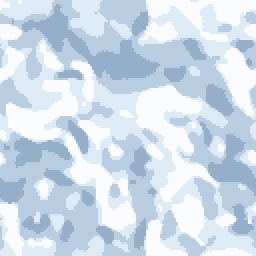
#> input picture assets/images/floor_tundra.png, 128 x 128 px, found by its file name (shown 2 times larger)
$ python make_blight_textures.py
#> lines starting #> are read from the running program, lines starting #| are printed output that depends on the picture
#> in main, floor is the input picture: PIL image 128x128 RGB; mean R, G, B 205.6, 220.4, 234.2
"""Derives the Blighted Marches textures from the licensed biome art already in assets/.

The Blight has no source pack of its own. Its ground and timber are the desert's
and the tundra's, burnt: luminance is kept (so the shading and silhouettes stay
the artist's), colour is remapped onto an ash ramp with a crimson undertone, and
the trees are charred toward black with an ember rim.

Run from the repo root:  python tools/make_blight_textures.py
"""
import os
import random

from PIL import Image, ImageFilter

ASSETS = os.path.join("assets", "images")
OUT_DIR = os.path.join(ASSETS, "blight")

# Ash ramp: (luminance stop, rgb). Dark crimson-brown soot up to pale bone ash.
ASH_RAMP = [
    (0.00, (14, 8, 8)),
    (0.30, (52, 30, 26)),
    (0.55, (92, 66, 58)),
    (0.80, (138, 118, 108)),
    (1.00, (186, 170, 160)),
]

CHAR_RAMP = [
    (0.00, (6, 4, 4)),
    (0.45, (34, 22, 20)),
    (0.80, (72, 44, 36)),
    (1.00, (128, 70, 48)),
]


def ramp(lum, stops):
    for (l0, c0), (l1, c1) in zip(stops, stops[1:]):
        if lum <= l1:
            t = 0.0 if l1 == l0 else (lum - l0) / (l1 - l0)
            return tuple(int(a + (b - a) * t) for a, b in zip(c0, c1))
    return stops[-1][1]


def remap(img, stops, contrast=1.0, rng=None, speckle=0.0, lum_scale=1.0):
#> called with contrast = 1.4, speckle = 0.02, lum_scale = 0.62
    img = img.convert("RGBA")
    px = img.load()
    w, h = img.size
#> w = 128; h = 128
    for y in range(h):
        for x in range(w):
            r, g, b, a = px[x, y]
            if a == 0:
                continue
            lum = (0.299 * r + 0.587 * g + 0.114 * b) / 255.0
            lum = max(0.0, min(1.0, (0.5 + (lum - 0.5) * contrast) * lum_scale))
            nr, ng, nb = ramp(lum, stops)
            if rng is not None and speckle > 0 and rng.random() < speckle:
                # Embers and cinders in the ash.
                if rng.random() < 0.25:
                    nr, ng, nb = 170, 60, 24
                else:
                    nr, ng, nb = (int(c * 0.55) for c in (nr, ng, nb))
            px[x, y] = (nr, ng, nb, a)
    return img


def save(img, *path):
    out = os.path.join(*path)
    os.makedirs(os.path.dirname(out), exist_ok=True)
    img.save(out)
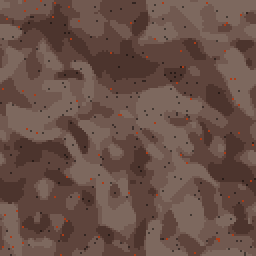
#> saved as floor_blight.png: PIL image 128x128 RGBA (shown 2 times larger); mean R, G, B, A 103.9, 79.8, 71.1, 255
    print("wrote", out)
#| wrote assets/images/floor_blight.png


def main():
    rng = random.Random(0xB116)

    # Tundra permafrost, not desert sand: dune ripples read as sand even in ash.
    floor = Image.open(os.path.join(ASSETS, "floor_tundra.png"))
    save(remap(floor, ASH_RAMP, contrast=1.4, rng=rng, speckle=0.02, lum_scale=0.62), ASSETS, "floor_blight.png")

#> (the run stopped early here; a loop or call above may not have finished)
